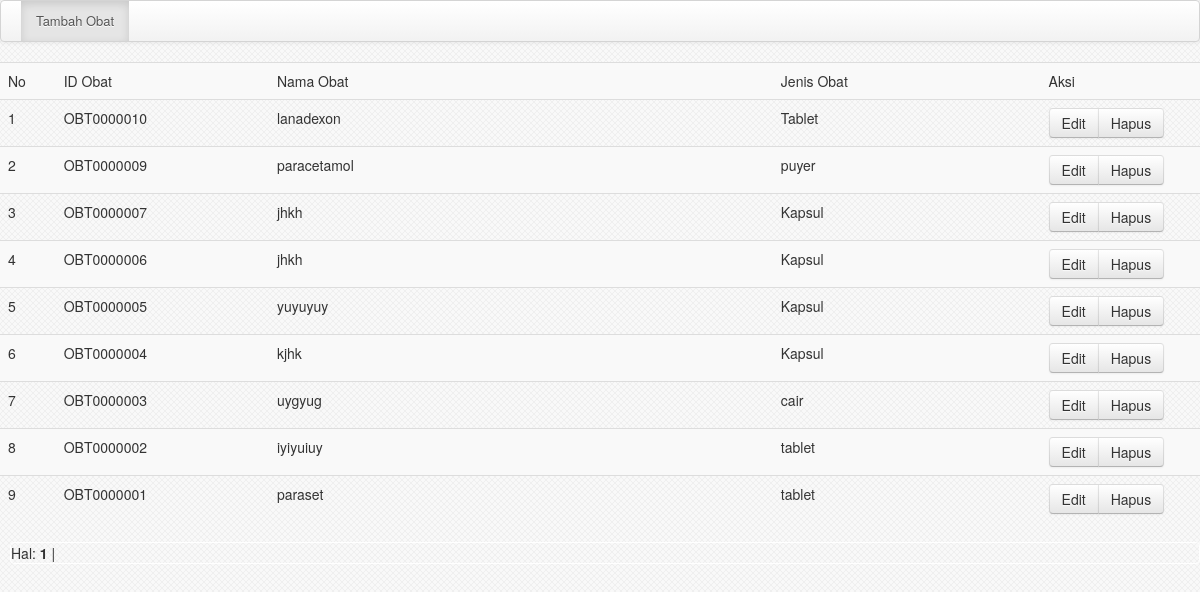
/modul/mod_obat/index.php (signed in), run on the app's committed database.
### tables this page shows
CREATE TABLE IF NOT EXISTS `tbl_obat` (
  `idobt` varchar(10) NOT NULL,
  `namaobt` varchar(50) NOT NULL,
  `jenisobt` varchar(50) NOT NULL,
  PRIMARY KEY (`idobt`)
);

### modul/mod_obat/index.php (the view, shortened to what this page needs)
<!DOCTYPE html PUBLIC "-//W3C//DTD XHTML 1.0 Strict//EN" "http://www.w3.org/TR/xhtml1/DTD/xhtml1-strict.dtd">
<html xmlns="http://www.w3.org/1999/xhtml"><head>
<?php include "koneksi.php";
include"class_paging.php";
?>
<link href="../../css/bootstrap.css" rel="stylesheet">
    <link href="../../css/template.css" rel="stylesheet">
    <link href="../../js/google-code-prettify/prettify.css" rel="stylesheet">
</head>
</head><body>
 <?php
switch($_GET[act]){
  default:
    echo "
	<div class='navbar'>
    <div class='navbar-inner'>
    <ul class='nav'>
    <li class='active'><a href='mod.php?mod=input_obat'>Tambah Obat</a></li>
    </ul>
    </div>
    </div>
	<table class='table table-striped'>
          <tr>
		  <td>No</td>
		  <td>ID Obat</td>
		  <td>Nama Obat</td>
		  <td>Jenis Obat</td>
		  <td>Aksi</td>
		  </tr>";
    $p      = new Paging;
    $batas  = 10;
    $posisi = $p->cariPosisi($batas);
    $tampil=mysql_query("SELECT * FROM tbl_obat ORDER BY idobt DESC LIMIT $posisi,$batas");
    $no = $posisi+1;
    while ($r=mysql_fetch_array($tampil)){
      echo "
	  			<tr align=center>
				<td width=30>$no</td>
                <td width=160>$r[idobt]</td>
                <td width=400>$r[namaobt]</td>
                <td width=205>$r[jenisobt]</td>
                <td width=80>
                <div class='btn-group'>
                <a href=mod.php?mod=obat&act=edit&idobt=$r[idobt] class='btn' >Edit</a>
	           <a class='btn' href='modul/mod_obat/aksi.php?mod=obat&act=hapus&idobt=$r[idobt]' onClick=\"return confirm('Apakah Anda akan menghapusnya?')\">Hapus</a>
		        </tr>";
      $no++;
    }
    echo "</table>";
    $jmldata=mysql_num_rows(mysql_query("SELECT * FROM tbl_obat "));
    $jmlhalaman  = $p->jumlahHalaman($jmldata, $batas);
    $linkHalaman = $p->navHalaman($_GET[halaman], $jmlhalaman);
    echo "<div id=paging>Hal: $linkHalaman</div><br>";
    break;
}
?>
</body>
</html>

### css/template.css (style rules this page uses)
body { position: relative; background-image: url(../img/bg.png); background-repeat: repeat; }
#paging { height:20px; border-radius:4px; border:1px solid #fff; margin-left:10px; font-size:14px; }
body > .navbar { font-size: 13px; }

### data on the page
tbl_obat: idobt "OBT0000010", namaobt "lanadexon", jenisobt "Tablet"
tbl_obat: idobt "OBT0000009", namaobt "paracetamol", jenisobt "puyer"
tbl_obat: idobt "OBT0000007", namaobt "jhkh", jenisobt "Kapsul"
tbl_obat: idobt "OBT0000006", namaobt "jhkh", jenisobt "Kapsul"
tbl_obat: idobt "OBT0000005", namaobt "yuyuyuy", jenisobt "Kapsul"
tbl_obat: idobt "OBT0000004", namaobt "kjhk", jenisobt "Kapsul"
tbl_obat: idobt "OBT0000003", namaobt "uygyug", jenisobt "cair"
tbl_obat: idobt "OBT0000002", namaobt "iyiyuiuy", jenisobt "tablet"
tbl_obat: idobt "OBT0000001", namaobt "paraset", jenisobt "tablet"
